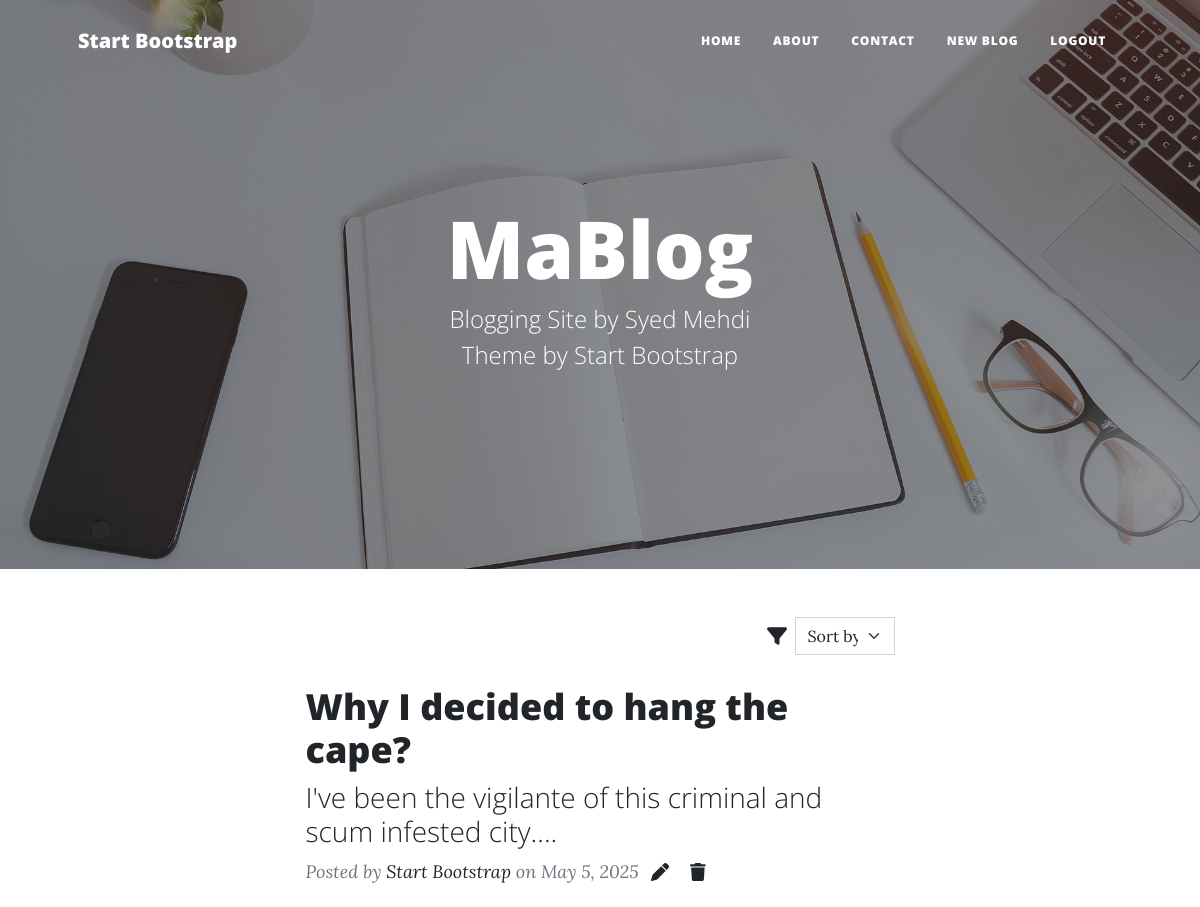
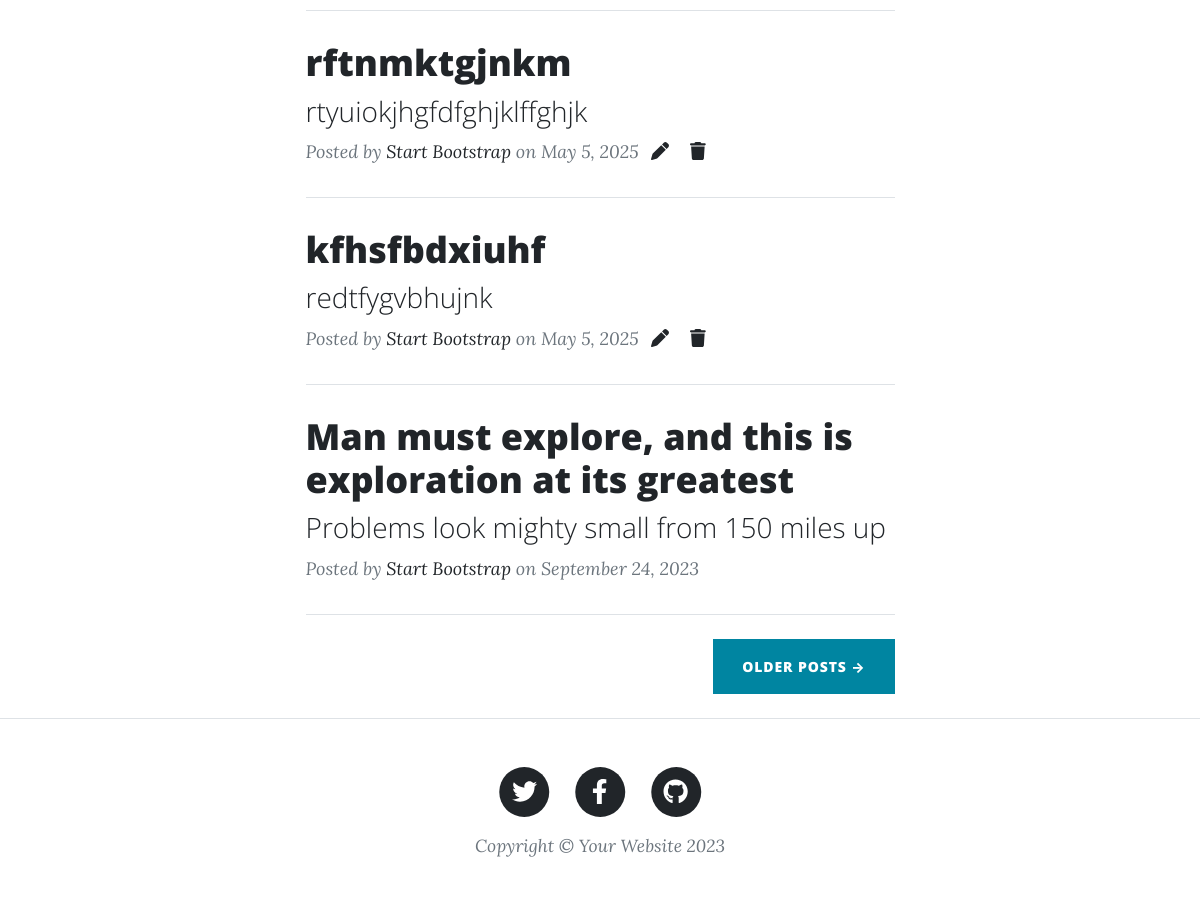
Screenshot of / (signed in) with the database file from the repository (2 pictures, top to bottom).
### blog/models.py (models this page shows, shortened)
class Post(models.Model):
    tags = [
        ('tech', 'Tech'),
        ('cs', 'Computer Science'),
        ('ai', 'AI'),
        ('bio', 'Biology'),
        ('music', 'Music'),
        ('movies', 'Movies'),
        ('psychology', 'Psychology'),
        ('history', 'History'),
        ('books', 'Books & Literature'),
        ('fiction', 'Fiction'),
        ('gaming', 'Gaming'),
        ('other', 'Other'),
    ]
    author = models.ForeignKey(User, on_delete=models.CASCADE)
    title = models.CharField(max_length=130)
    subtitle = models.CharField(max_length=70, blank=True)
    content = models.TextField()
    tags = models.CharField(max_length=50, choices=tags, default='other')
    created_at = models.DateTimeField(auto_now_add=True)
    modified_at = models.DateTimeField(auto_now=True)

### mablog/views.py (the view)
# urls.py: 2. Add a URL to urlpatterns:  path('', views.home, name='home')
def home(request):
    posts = Post.objects.all()
    return render(request, 'index.html', {'posts': posts})

### templates/index.html (shortened to what this page needs)
{% extends 'base.html' %}
{% load static %}
{% block img %}
{% static 'img/home-bg.jpg' %}
{% endblock %}
{% block content %}
<div class="container px-4 px-lg-5">
    <div class="row gx-4 gx-lg-5 justify-content-center">
        <div class="col-md-10 col-lg-8 col-xl-7">
            <div class="d-flex ms-auto align-items-center justify-content-end">
                <i class="fa-solid fa-filter"></i>
                <form action="{% url 'post_list' %}" method="get">
                    <select name="filter" class="form-select ms-2" style="width: 100px" onchange="this.form.submit()">
                        <option value="" disabled selected>Sort by</option>
                    </select>
                </form>
            </div>
            {% for post in posts %}
                <div class="post-preview">
                    <a href="{% url 'post_detail' post.id %}">
                        <h2 class="post-title">{{ post.title }}</h2>
                        <h3 class="post-subtitle">{{ post.subtitle }}</h3>
                    </a>
                    <p class="post-meta">
                        Posted by
                        <a href="#!">Start Bootstrap</a>
                        on {{ post.created_at.date }}
                        <a href="{% url 'post_edit' post.id %}"><i class="fa-solid fa-pen ms-2"></i></a>
                        <a href="{% url 'post_delete' post.id %}"><i class="fa-solid fa-trash ms-3"></i></a>
                    </p>
                </div>
                <hr class="my-4" />
            {% endfor %}
            <div class="post-preview">
                <a href="post.html">
                    <h2 class="post-title">Man must explore, and this is exploration at its greatest</h2>
                    <h3 class="post-subtitle">Problems look mighty small from 150 miles up</h3>
                </a>
                <p class="post-meta">
                    Posted by
                    <a href="#!">Start Bootstrap</a>
                    on September 24, 2023
                </p>
            </div>
            <hr class="my-4" />
            <div class="d-flex justify-content-end mb-4"><a class="btn btn-primary text-uppercase" href="#!">Older Posts →</a></div>
        </div>
    </div>
</div>
{% endblock %}

### static/css/scstyles.css (style rules this page uses)
body { font-size: 1.25rem; }
hr { border-color: #dee2e6; opacity: 1; }
p { margin: 2rem 0; }
p a { text-decoration: underline; }
.btn { letter-spacing: 0.0625em; }
.post-preview > a { color: #212529; }
.post-preview > a > .post-title { font-size: 1.875rem; margin-top: 1.875rem; margin-bottom: 0.625rem; }
.post-preview > a > .post-subtitle { font-weight: 300; margin-bottom: 0.625rem; }
.post-preview > .post-meta { font-size: 1.125rem; font-style: italic; margin-top: 0; color: #6c757d; }
.post-preview > .post-meta > a { text-decoration: none; }
@media (min-width: 992px) { .post-preview > a > .post-title { font-size: 2.25rem; } }

### rows the page displays
Post: title "Why I decided to hang the cape?", subtitle "I've been the vigilante of this criminal and scum infested city....", created_at "May 5, 2025"
Post: title "rftnmktgjnkm", subtitle "rtyuiokjhgfdfghjklffghjk", created_at "May 5, 2025"
Post: title "kfhsfbdxiuhf", subtitle "redtfygvbhujnk", created_at "May 5, 2025"
